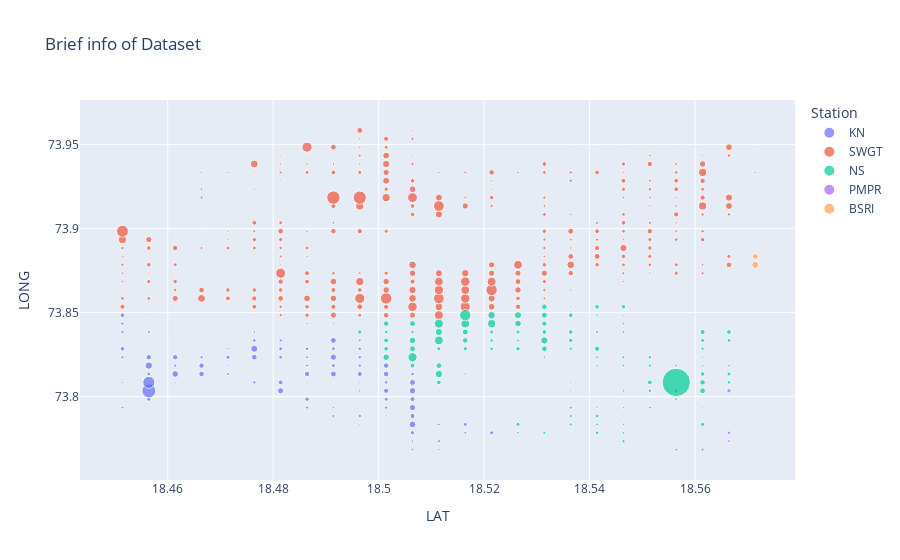

Here is the notebook cell this chart was saved with:
### Code cell
visual_obj.px_scatter2(filter_project_data)

### Figure 1 — Plotly figure (JSON) as saved in the notebook; plotly's stock layout.template omitted (floating-point values rounded to 4 significant figures; data arrays with more than 128 entries replaced by an {"elided": "..."} marker saying what was removed)
{"data": [{"customdata": {"elided": "139x3 float values"}, "hoverlabel": {"namelength": 0}, "hovertemplate": "Station=KN<br>LAT=%{x}<br>LONG=%{y}<br>PM=%{customdata[2]}<br>Trees=%{customdata[0]}<br>AQI=%{customdata[1]}", "legendgroup": "KN", "marker": {"color": "#636efa", "size": {"elided": "139 float values"}, "sizemode": "area", "sizeref": 1.644, "symbol": "circle"}, "mode": "markers", "name": "KN", "showlegend": true, "type": "scatter", "x": {"elided": "139 float values"}, "xaxis": "x", "y": {"elided": "139 float values"}, "yaxis": "y"}, {"customdata": {"elided": "376x3 float values"}, "hoverlabel": {"namelength": 0}, "hovertemplate": "Station=SWGT<br>LAT=%{x}<br>LONG=%{y}<br>PM=%{customdata[2]}<br>Trees=%{customdata[0]}<br>AQI=%{customdata[1]}", "legendgroup": "SWGT", "marker": {"color": "#EF553B", "size": {"elided": "376 float values"}, "sizemode": "area", "sizeref": 1.644, "symbol": "circle"}, "mode": "markers", "name": "SWGT", "showlegend": true, "type": "scatter", "x": {"elided": "376 float values"}, "xaxis": "x", "y": {"elided": "376 float values"}, "yaxis": "y"}, {"customdata": {"elided": "150x3 float values"}, "hoverlabel": {"namelength": 0}, "hovertemplate": "Station=NS<br>LAT=%{x}<br>LONG=%{y}<br>PM=%{customdata[2]}<br>Trees=%{customdata[0]}<br>AQI=%{customdata[1]}", "legendgroup": "NS", "marker": {"color": "#00cc96", "size": {"elided": "150 float values"}, "sizemode": "area", "sizeref": 1.644, "symbol": "circle"}, "mode": "markers", "name": "NS", "showlegend": true, "type": "scatter", "x": {"elided": "150 float values"}, "xaxis": "x", "y": {"elided": "150 float values"}, "yaxis": "y"}, {"customdata": [[1, 103, 8.462], [1, 103, 7.333], [135, 103, 10.77], [212, 103, 1.15], [7, 103, 1.385], [165, 103, 0.3771], [143, 103, 16.34], [14, 103, 0.3579]], "hoverlabel": {"namelength": 0}, "hovertemplate": "Station=PMPR<br>LAT=%{x}<br>LONG=%{y}<br>PM=%{customdata[2]}<br>Trees=%{customdata[0]}<br>AQI=%{customdata[1]}", "legendgroup": "PMPR", "marker": {"color": "#ab63fa", "size": [8.462, 7.333, 10.77, 1.15, 1.385, 0.3771, 16.34, 0.3579], "sizemode": "area", "sizeref": 1.644, "symbol": "circle"}, "mode": "markers", "name": "PMPR", "showlegend": true, "type": "scatter", "x": [18.56, 18.57, 18.57, 18.57, 18.57, 18.57, 18.57, 18.57], "xaxis": "x", "y": [73.77, 73.77, 73.78, 73.78, 73.79, 73.8, 73.8, 73.78], "yaxis": "y"}, {"customdata": [[2, 128, 40.43], [2, 128, 26.87], [5, 128, 3.072], [2, 128, 0.7158], [3, 128, 2.863]], "hoverlabel": {"namelength": 0}, "hovertemplate": "Station=BSRI<br>LAT=%{x}<br>LONG=%{y}<br>PM=%{customdata[2]}<br>Trees=%{customdata[0]}<br>AQI=%{customdata[1]}", "legendgroup": "BSRI", "marker": {"color": "#FFA15A", "size": [40.43, 26.87, 3.072, 0.7158, 2.863], "sizemode": "area", "sizeref": 1.644, "symbol": "circle"}, "mode": "markers", "name": "BSRI", "showlegend": true, "type": "scatter", "x": [18.57, 18.57, 18.57, 18.57, 18.57], "xaxis": "x", "y": [73.88, 73.88, 73.89, 73.91, 73.91], "yaxis": "y"}], "layout": {"legend": {"itemsizing": "constant", "title": {"text": "Station"}, "tracegroupgap": 0}, "title": {"text": "Brief info of Dataset"}, "xaxis": {"anchor": "y", "domain": [0, 1], "title": {"text": "LAT"}}, "yaxis": {"anchor": "x", "domain": [0, 1], "title": {"text": "LONG"}}}}
